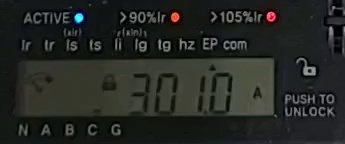
#> input picture codec/ex_image.jpg, 345 x 144 px, found by its file name
$ python array.py
#> lines starting #> are read from the running program, lines starting #| are printed output that depends on the picture; after the words box and inside, x2 and y2 are one past the last pixel; in counts of white or black regions, pixels touching at a corner belong together
# 0이 아닌 행렬 위치 찾기
import numpy as np
import cv2

im = cv2.imread('./ex_image.jpg')
#> im is the input picture: shape (144, 345, 3); mean B, G, R 35.9, 39.4, 36.9
print(im.shape)
#| (144, 345, 3)
# opencv hsv
# h = 0 ~ 179
# s = 0 ~ 255
# v = 0 ~ 255

lower_blue = np.array([90, 77, 77]) # 170 ~ 260
upper_blue = np.array([115, 255, 255])
lower_red = np.array([-10, 127, 127])
upper_red = np.array([17, 255, 255])
lower_mag = np.array([165,77,77])
upper_mag = np.array([175,255,255])

hsv = cv2.cvtColor(im, cv2.COLOR_BGR2HSV)
#> hsv: shape (144, 345, 3); mean H, S, V 67.2, 55.3, 41.1
red_range = cv2.inRange(hsv, lower_mag, upper_mag)
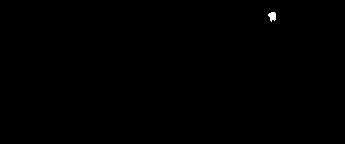
#> red_range: shape (144, 345); 0.11% white; 1 white region, box (x1, y1, x2, y2) and area: (268, 12, 276, 22) 56

red_result = cv2.bitwise_and(hsv, hsv, mask=red_range)
#> red_result: shape (144, 345, 3); mean H, S, V 0.2, 0.2, 0.2

rgb = cv2.cvtColor(red_result, cv2.COLOR_HSV2BGR)
print(red_range.sum())
#| 14280
print(rgb.sum())
#| 20142
cv2.imshow('result', red_range)
cv2.waitKey(0)
cv2.destroyAllWindows()
